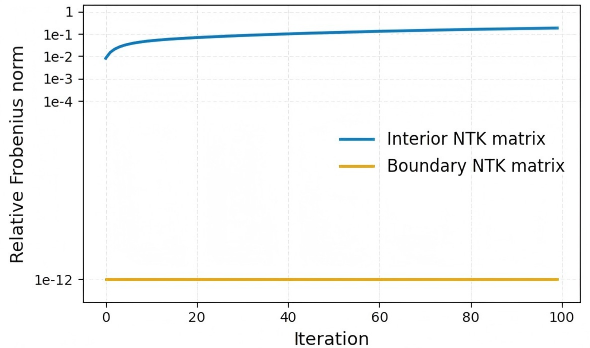
#> input picture experiments/legacy_burgers_ntk/ntk.png, 590 x 348 px
$ python redraw_burgers_ntk.py
#> lines starting #> are read from the running program, lines starting #| are printed output that depends on the picture; after the words box and inside, x2 and y2 are one past the last pixel; in counts of white or black regions, pixels touching at a corner belong together
"""Restyle manuscript Figure 2 without reconstructing numerical data.

The complete trajectory corresponding to ntk.png is not available. The old
notebook's printed values are from a different run and must not be substituted.
This script preserves the colored curve pixels in the manuscript's original
image, replacing only axes, ticks, grid, and legend with editable vector artwork.
The source PNG and historical notebooks remain unchanged. No digitization,
interpolation, numerical evaluation, or training is performed.
"""

from pathlib import Path
import hashlib

import matplotlib
matplotlib.use("Agg")
import matplotlib.pyplot as plt
from matplotlib.image import BboxImage
from matplotlib.lines import Line2D
from matplotlib.ticker import FixedLocator, LogFormatterMathtext, NullLocator
import numpy as np
from PIL import Image


HERE = Path(__file__).resolve().parent
SOURCE = HERE / "ntk.png"
SOURCE_SHA256 = "1e2646fa1ebd137e83be02b7b071d764b1a329f3581fffa98334fb32c3fff4d9"


def original_curve_pixels():
    """Isolate the two original colored traces, excluding the old legend.

    Original spine centers: x=83,580; y=5,302 (top-down image coordinates).
    Include a one-pixel transparent border at those centers so that BboxImage
    maps the source plot coordinates onto the new axes without changing scale.
    Chroma selects colored strokes rather than the grayscale grid/background.
    RGB values and pixel positions of retained strokes are copied unchanged.
    """
    if hashlib.sha256(SOURCE.read_bytes()).hexdigest() != SOURCE_SHA256:
        raise ValueError("Source image changed; recheck the plot-frame geometry.")
    rgb = np.asarray(Image.open(SOURCE).convert("RGB"))
    if rgb.shape != (348, 590, 3):
        raise ValueError(f"Unexpected source image dimensions: {rgb.shape}")
    red, green, blue = np.moveaxis(rgb.astype(int), -1, 0)
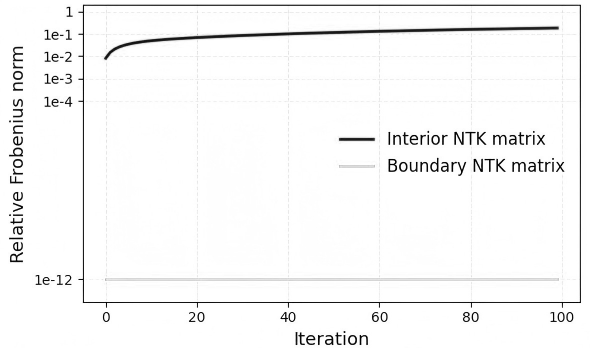
#> red: shape (348, 590) int64; min 0, max 255, mean 246.8
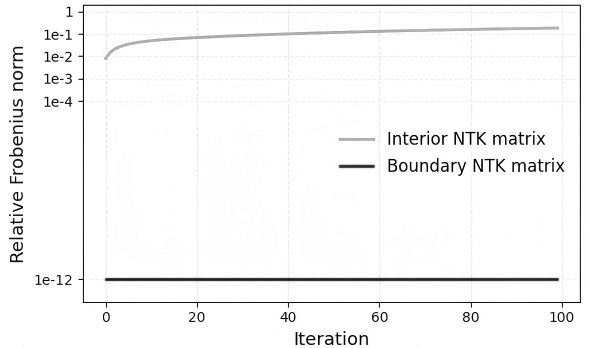
#> blue: shape (348, 590) int64; min 0, max 255, mean 246.5
    rows, columns = np.indices(rgb.shape[:2])
    in_curve_columns = (columns >= 100) & (columns <= 561)
    interior = (in_curve_columns & (rows >= 20) & (rows <= 65)
                & (blue - red > 24) & (blue - green > 12))
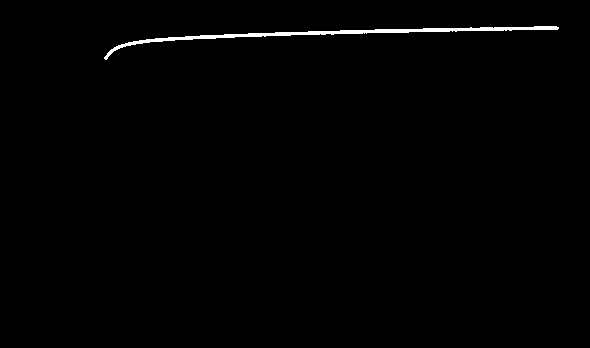
#> interior: shape (348, 590) bool; 0.8% white; 1 white region, box (x1, y1, x2, y2) and area: (104, 26, 559, 60) 1646
    boundary = (in_curve_columns & (rows >= 274) & (rows <= 284)
                & (red - blue > 35) & (green - blue > 25))
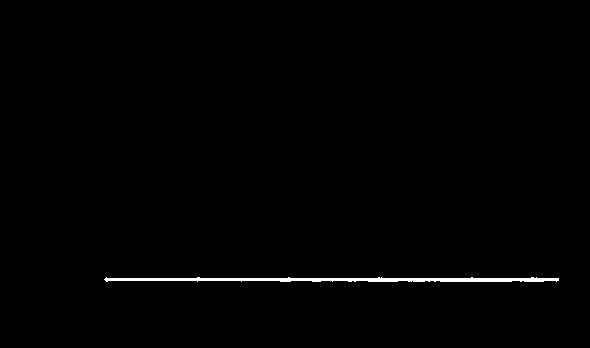
#> boundary: shape (348, 590) bool; 0.76% white; 1 white region, box (x1, y1, x2, y2) and area: (104, 277, 559, 282) 1554
    if interior.sum() < 900 or boundary.sum() < 900:
        raise ValueError("Too few curve pixels; inspect the source image.")
    # Pixel-center bounds coincide exactly with the original spine centers.
    # BboxImage uses pixel-edge bounds, hence the half-pixel extent adjustment
    # when fitting its rectangle to the axes in main().
    rgba = np.zeros((298, 498, 4), dtype=np.uint8)
    rgba[..., :3] = rgb[5:303, 83:581]
    rgba[..., 3] = ((interior | boundary)[5:303, 83:581] * 255)
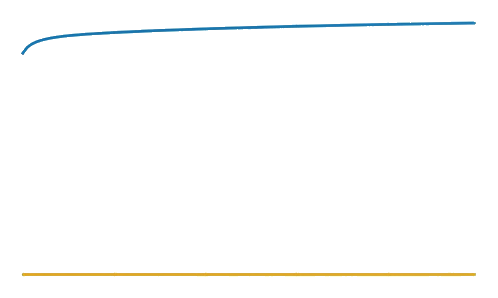
#> rgba: shape (298, 498, 4); mean R, G, B, A 247.1, 247.6, 246.7, 5.5; transparent parts drawn white
    assert np.array_equal(rgba[..., :3], rgb[5:303, 83:581])
    return rgba


def main():
    with plt.rc_context({
        "font.family": "DejaVu Sans", "font.size": 12,
        "axes.labelsize": 13, "xtick.labelsize": 11.5,
        "ytick.labelsize": 11.5, "axes.linewidth": 0.8,
        "pdf.fonttype": 42, "ps.fonttype": 42,
        "mathtext.fontset": "dejavusans",
    }):
        fig, ax = plt.subplots(figsize=(6.0, 3.55))
        fig.subplots_adjust(left=0.16, right=0.98, bottom=0.19, top=0.965)
        # The scale and data extent are those of the original notebook plot.
        ax.set_xlim(-4.95, 103.95)
        ax.set_yscale("log")
        ax.set_ylim(1e-13, 2.0)
        ax.set_xticks([0, 20, 40, 60, 80, 100])
        ax.yaxis.set_major_locator(FixedLocator([1, 1e-3, 1e-6, 1e-9, 1e-12]))
        ax.yaxis.set_major_formatter(LogFormatterMathtext())
        ax.yaxis.set_minor_locator(NullLocator())
        ax.set_xlabel("Outer iteration", labelpad=6)
        ax.set_ylabel(r"Relative change $\rho_Q(k)$", labelpad=7)
        ax.tick_params(direction="out", length=3.5, width=0.8, pad=4)
        ax.spines[["top", "right"]].set_visible(False)
        ax.spines[["bottom", "left"]].set_color("#555555")
        ax.set_axisbelow(True)
        ax.grid(which="major", color="#dce2e8", linewidth=0.6,
                linestyle=(0, (3, 3)))

        # Preserve original curve pixels; do not infer a numerical trajectory.
        from matplotlib.transforms import Bbox, TransformedBbox
        bounds = Bbox.from_extents(-0.5 / 497, -0.5 / 297,
                                  1 + 0.5 / 497, 1 + 0.5 / 297)
        trace = BboxImage(TransformedBbox(bounds, ax.transAxes),
                          interpolation="bilinear", origin="upper", zorder=3)
        trace.set_data(original_curve_pixels())
        trace.set_clip_path(ax.patch)
        ax.add_artist(trace)
        ax.legend(handles=[
            Line2D([], [], color="#0072B2", lw=2,
                   label="Interior residual NTK"),
            Line2D([], [], color="#E69F00", lw=2,
                   label="Boundary residual NTK"),
        ], loc="center right", bbox_to_anchor=(0.985, 0.48),
           frameon=True, facecolor="white", edgecolor="none", framealpha=0.97,
           fontsize=12, handlelength=2.1, labelspacing=0.8,
           borderpad=0.6, borderaxespad=0.3)
        destination = HERE / "figure2_burgers_ntk"
        fig.savefig(destination.with_suffix(".pdf"),
                    metadata={"Title": "Relative changes of residual NTK matrices",
                              "Subject": "Original curve pixels with restyled vector labels"})
        fig.savefig(destination.with_suffix(".png"), dpi=300)
        plt.close(fig)
        print("Preserved original curve pixels; saved", destination.with_suffix(".pdf"))


if __name__ == "__main__":
    main()
